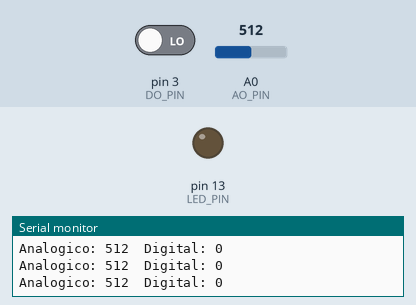
A sketch run on a simulated Arduino Uno, built with avr-gcc and run on an emulated ATmega328P. Shown: output pins drawn as LEDs (lit = HIGH), the last lines printed to the serial monitor. Inputs (shaded band) come from the test bench; at power-on: pin 3 (DO_PIN) LOW, A0 (AO_PIN) = 512.

Above: at 1.2 s.
1.3 s: pin 3 (DO_PIN) driven HIGH
At 2.3 s:
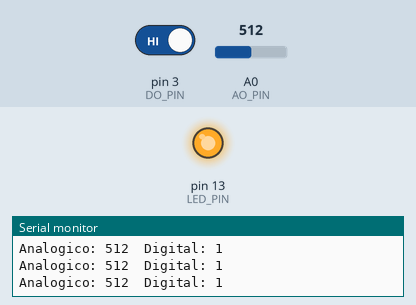
2.8 s: pin 3 (DO_PIN) driven LOW
At 3.7 s:
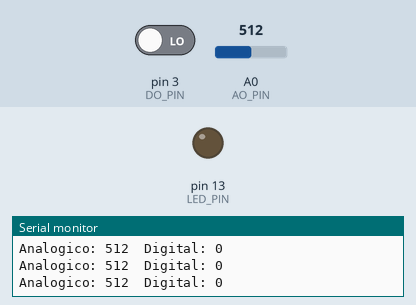
Timing chart, 0 to 5.8 s (numbered marks = the images above; inputs shaded):
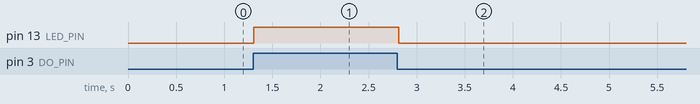

Measured:
- after the input at 1.3 s, pin 13 (LED_PIN): LOW → HIGH at once
- after the input at 2.8 s, pin 13 (LED_PIN): HIGH → LOW at once

The sketch:

Sensor_de_sonido_ejemplo.ino
```cpp
const int AO_PIN = A0;  // salida analógica
const int DO_PIN = 3;   // salida digital (umbral con el potenciómetro)
const int LED_PIN = 13;


/*

Antes de ejecutar el codigo asegurarse siempre de tener la conexion correcta como se indica
en: https://github.com/AuxiliardeLaboratorioIE/Uso_de_componentes_de_arduino/blob/main/Conexiones/Conexiones.md
O preguntado al encargado de la materia / practica.

*/

void setup() {
  Serial.begin(9600);
  pinMode(DO_PIN, INPUT);
  pinMode(LED_PIN, OUTPUT);
}

void loop() {
  int analogico = analogRead(AO_PIN);
  int digital   = digitalRead(DO_PIN);

  digitalWrite(LED_PIN, digital);  // el LED sigue a la salida digital

  Serial.print("Analogico: ");
  Serial.print(analogico);
  Serial.print("  Digital: ");
  Serial.println(digital);
  delay(100);
}
```
